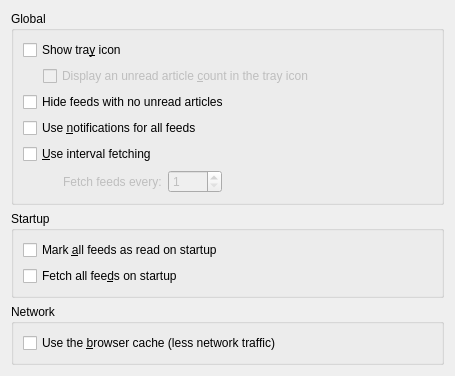
<?xml version="1.0" encoding="UTF-8"?>
<ui version="4.0">
 <author>Teemu Rytilahti</author>
 <class>Akregator::SettingsGeneral</class>
 <widget class="QWidget" name="Akregator::SettingsGeneral">
  <property name="geometry">
   <rect>
    <x>0</x>
    <y>0</y>
    <width>455</width>
    <height>376</height>
   </rect>
  </property>
  <layout class="QVBoxLayout" name="verticalLayout_4" stretch="0,0,0,1">
   <item>
    <widget class="QGroupBox" name="groupBox_3">
     <property name="title">
      <string comment="global settings">Global</string>
     </property>
     <layout class="QVBoxLayout" name="verticalLayout_3">
      <item>
       <widget class="QCheckBox" name="kcfg_ShowTrayIcon">
        <property name="text">
         <string>Show tra&amp;y icon</string>
        </property>
       </widget>
      </item>
      <item>
       <layout class="QHBoxLayout" name="horizontalLayout_kcfg_EnableTrayIconUnreadArticleCount">
        <property name="spacing">
         <number>0</number>
        </property>
        <item>
         <spacer name="indent_kcfg_EnableTrayIconUnreadArticleCount">
          <property name="orientation">
           <enum>Qt::Horizontal</enum>
          </property>
          <property name="sizeType">
           <enum>QSizePolicy::Fixed</enum>
          </property>
          <property name="sizeHint" stdset="0">
           <size>
            <width>20</width>
            <height>15</height>
           </size>
          </property>
         </spacer>
        </item>
        <item>
         <widget class="QCheckBox" name="kcfg_EnableTrayIconUnreadArticleCount">
          <property name="enabled">
           <bool>false</bool>
          </property>
          <property name="text">
           <string>Display an unread article &amp;count in the tray icon</string>
          </property>
         </widget>
        </item>
       </layout>
      </item>
      <item>
       <widget class="QCheckBox" name="kcfg_HideReadFeeds">
        <property name="text">
         <string>Hide feeds with no unread articles</string>
        </property>
       </widget>
      </item>
      <item>
       <widget class="QCheckBox" name="kcfg_UseNotifications">
        <property name="toolTip">
         <string/>
        </property>
        <property name="whatsThis">
         <string>Select this if you want to get notified when there are new articles.</string>
        </property>
        <property name="text">
         <string>Use &amp;notifications for all feeds</string>
        </property>
       </widget>
      </item>
      <item>
       <widget class="QCheckBox" name="kcfg_UseIntervalFetch">
        <property name="text">
         <string>&amp;Use interval fetching</string>
        </property>
       </widget>
      </item>
      <item>
       <layout class="QHBoxLayout" name="horizontalLayout">
        <item>
         <spacer>
          <property name="orientation">
           <enum>Qt::Horizontal</enum>
          </property>
          <property name="sizeType">
           <enum>QSizePolicy::Fixed</enum>
          </property>
          <property name="sizeHint" stdset="0">
           <size>
            <width>40</width>
            <height>20</height>
           </size>
          </property>
         </spacer>
        </item>
        <item>
         <widget class="QLabel" name="autoFetchIntervalLabel">
          <property name="enabled">
           <bool>false</bool>
          </property>
          <property name="text">
           <string>Fetch feeds every:</string>
          </property>
         </widget>
        </item>
        <item>
         <widget class="KIntSpinBox" name="kcfg_AutoFetchInterval">
          <property name="enabled">
           <bool>false</bool>
          </property>
          <property name="minimum">
           <number>1</number>
          </property>
          <property name="maximum">
           <number>3600</number>
          </property>
          <property name="singleStep">
           <number>10</number>
          </property>
         </widget>
        </item>
        <item>
         <spacer name="horizontalSpacer">
          <property name="orientation">
           <enum>Qt::Horizontal</enum>
          </property>
          <property name="sizeHint" stdset="0">
           <size>
            <width>40</width>
            <height>20</height>
           </size>
          </property>
         </spacer>
        </item>
       </layout>
      </item>
     </layout>
    </widget>
   </item>
   <item>
    <widget class="QGroupBox" name="groupBox_2">
     <property name="title">
      <string>Startup</string>
     </property>
     <layout class="QVBoxLayout" name="verticalLayout_2">
      <item>
       <widget class="QCheckBox" name="kcfg_MarkAllFeedsReadOnStartup">
        <property name="text">
         <string>Mark &amp;all feeds as read on startup</string>
        </property>
       </widget>
      </item>
      <item>
       <widget class="QCheckBox" name="kcfg_FetchOnStartup">
        <property name="text">
         <string>Fetch all fee&amp;ds on startup</string>
        </property>
       </widget>
      </item>
     </layout>
    </widget>
   </item>
   <item>
    <widget class="QGroupBox" name="groupBox">
     <property name="title">
      <string>Network</string>
     </property>
     <layout class="QVBoxLayout" name="verticalLayout">
      <item>
       <widget class="QCheckBox" name="kcfg_UseHTMLCache">
        <property name="text">
         <string>Use the &amp;browser cache (less network traffic)</string>
        </property>
       </widget>
      </item>
     </layout>
    </widget>
   </item>
   <item>
    <spacer>
     <property name="orientation">
      <enum>Qt::Vertical</enum>
     </property>
     <property name="sizeHint" stdset="0">
      <size>
       <width>20</width>
       <height>1</height>
      </size>
     </property>
    </spacer>
   </item>
  </layout>
 </widget>
 <customwidgets>
  <customwidget>
   <class>KIntSpinBox</class>
   <extends>QSpinBox</extends>
   <header>knuminput.h</header>
  </customwidget>
 </customwidgets>
 <resources/>
 <connections>
  <connection>
   <sender>kcfg_ShowTrayIcon</sender>
   <signal>toggled(bool)</signal>
   <receiver>kcfg_EnableTrayIconUnreadArticleCount</receiver>
   <slot>setEnabled(bool)</slot>
   <hints>
    <hint type="sourcelabel">
     <x>59</x>
     <y>41</y>
    </hint>
    <hint type="destinationlabel">
     <x>76</x>
     <y>64</y>
    </hint>
   </hints>
  </connection>
 </connections>
</ui>
